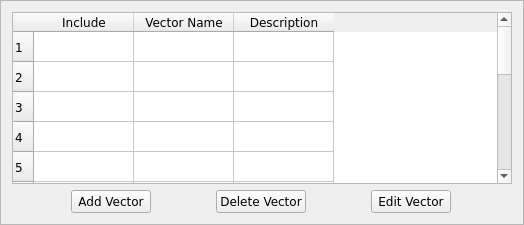
<?xml version="1.0" encoding="UTF-8"?>
<ui version="4.0">
 <class>vectorConfigFrame</class>
 <widget class="QFrame" name="vectorConfigFrame">
  <property name="geometry">
   <rect>
    <x>0</x>
    <y>0</y>
    <width>524</width>
    <height>225</height>
   </rect>
  </property>
  <property name="minimumSize">
   <size>
    <width>524</width>
    <height>150</height>
   </size>
  </property>
  <property name="font">
   <font>
    <family>Verdana</family>
   </font>
  </property>
  <property name="windowTitle">
   <string>Vector Configuration</string>
  </property>
  <property name="frameShape">
   <enum>QFrame::StyledPanel</enum>
  </property>
  <property name="frameShadow">
   <enum>QFrame::Raised</enum>
  </property>
  <layout class="QVBoxLayout" name="verticalLayout">
   <item>
    <widget class="QTableWidget" name="vectorTableWidget">
     <property name="minimumSize">
      <size>
       <width>500</width>
       <height>0</height>
      </size>
     </property>
     <property name="font">
      <font>
       <family>Verdana</family>
      </font>
     </property>
     <property name="sizeAdjustPolicy">
      <enum>QAbstractScrollArea::AdjustToContentsOnFirstShow</enum>
     </property>
     <property name="columnCount">
      <number>3</number>
     </property>
     <attribute name="verticalHeaderVisible">
      <bool>true</bool>
     </attribute>
     <attribute name="verticalHeaderCascadingSectionResizes">
      <bool>false</bool>
     </attribute>
     <attribute name="verticalHeaderDefaultSectionSize">
      <number>30</number>
     </attribute>
     <attribute name="verticalHeaderHighlightSections">
      <bool>false</bool>
     </attribute>
     <attribute name="verticalHeaderShowSortIndicator" stdset="0">
      <bool>false</bool>
     </attribute>
     <attribute name="verticalHeaderStretchLastSection">
      <bool>true</bool>
     </attribute>
     <row>
      <property name="text">
       <string>1</string>
      </property>
      <property name="font">
       <font>
        <family>Verdana</family>
        <pointsize>9</pointsize>
       </font>
      </property>
     </row>
     <row>
      <property name="text">
       <string>2</string>
      </property>
      <property name="font">
       <font>
        <family>Verdana</family>
        <pointsize>9</pointsize>
       </font>
      </property>
     </row>
     <row>
      <property name="text">
       <string>3</string>
      </property>
      <property name="font">
       <font>
        <family>Verdana</family>
       </font>
      </property>
     </row>
     <row>
      <property name="text">
       <string>4</string>
      </property>
      <property name="font">
       <font>
        <family>Verdana</family>
       </font>
      </property>
     </row>
     <row>
      <property name="text">
       <string>5</string>
      </property>
      <property name="font">
       <font>
        <family>Verdana</family>
       </font>
      </property>
     </row>
     <row>
      <property name="text">
       <string>6</string>
      </property>
      <property name="font">
       <font>
        <family>Verdana</family>
       </font>
      </property>
     </row>
     <row>
      <property name="text">
       <string>7</string>
      </property>
      <property name="font">
       <font>
        <family>Verdana</family>
       </font>
      </property>
     </row>
     <row>
      <property name="text">
       <string>8</string>
      </property>
      <property name="font">
       <font>
        <family>Verdana</family>
       </font>
      </property>
     </row>
     <row>
      <property name="text">
       <string>9</string>
      </property>
      <property name="font">
       <font>
        <family>Verdana</family>
       </font>
      </property>
     </row>
     <row>
      <property name="text">
       <string>10</string>
      </property>
      <property name="font">
       <font>
        <family>Verdana</family>
       </font>
      </property>
     </row>
     <row>
      <property name="text">
       <string>11</string>
      </property>
      <property name="font">
       <font>
        <family>Verdana</family>
       </font>
      </property>
     </row>
     <row>
      <property name="text">
       <string>12</string>
      </property>
      <property name="font">
       <font>
        <family>Verdana</family>
       </font>
      </property>
     </row>
     <row>
      <property name="text">
       <string>13</string>
      </property>
      <property name="font">
       <font>
        <family>Verdana</family>
       </font>
      </property>
     </row>
     <row>
      <property name="text">
       <string>14</string>
      </property>
      <property name="font">
       <font>
        <family>Verdana</family>
       </font>
      </property>
     </row>
     <row>
      <property name="text">
       <string>15</string>
      </property>
      <property name="font">
       <font>
        <family>Verdana</family>
       </font>
      </property>
     </row>
     <column>
      <property name="text">
       <string>Include</string>
      </property>
      <property name="font">
       <font>
        <family>Verdana</family>
       </font>
      </property>
      <property name="textAlignment">
       <set>AlignCenter</set>
      </property>
     </column>
     <column>
      <property name="text">
       <string>Vector Name</string>
      </property>
      <property name="font">
       <font>
        <family>Verdana</family>
       </font>
      </property>
      <property name="textAlignment">
       <set>AlignCenter</set>
      </property>
     </column>
     <column>
      <property name="text">
       <string>Description</string>
      </property>
      <property name="font">
       <font>
        <family>Verdana</family>
       </font>
      </property>
      <property name="textAlignment">
       <set>AlignCenter</set>
      </property>
     </column>
     <item row="0" column="0">
      <property name="text">
       <string/>
      </property>
      <property name="textAlignment">
       <set>AlignCenter</set>
      </property>
      <property name="checkState">
       <enum>Unchecked</enum>
      </property>
     </item>
     <item row="0" column="2">
      <property name="text">
       <string/>
      </property>
      <property name="textAlignment">
       <set>AlignCenter</set>
      </property>
      <property name="flags">
       <set>ItemIsSelectable|ItemIsEditable|ItemIsDragEnabled|ItemIsUserCheckable|ItemIsEnabled</set>
      </property>
     </item>
     <item row="1" column="0">
      <property name="text">
       <string/>
      </property>
      <property name="checkState">
       <enum>Unchecked</enum>
      </property>
     </item>
     <item row="2" column="0">
      <property name="text">
       <string/>
      </property>
      <property name="checkState">
       <enum>Unchecked</enum>
      </property>
     </item>
     <item row="3" column="0">
      <property name="text">
       <string/>
      </property>
      <property name="checkState">
       <enum>Unchecked</enum>
      </property>
     </item>
     <item row="4" column="0">
      <property name="text">
       <string/>
      </property>
      <property name="checkState">
       <enum>Unchecked</enum>
      </property>
     </item>
     <item row="5" column="0">
      <property name="text">
       <string/>
      </property>
      <property name="checkState">
       <enum>Unchecked</enum>
      </property>
     </item>
     <item row="6" column="0">
      <property name="text">
       <string/>
      </property>
      <property name="checkState">
       <enum>Unchecked</enum>
      </property>
     </item>
     <item row="7" column="0">
      <property name="text">
       <string/>
      </property>
      <property name="checkState">
       <enum>Unchecked</enum>
      </property>
     </item>
     <item row="8" column="0">
      <property name="text">
       <string/>
      </property>
      <property name="checkState">
       <enum>Unchecked</enum>
      </property>
     </item>
     <item row="9" column="0">
      <property name="text">
       <string/>
      </property>
      <property name="checkState">
       <enum>Unchecked</enum>
      </property>
     </item>
     <item row="10" column="0">
      <property name="text">
       <string/>
      </property>
      <property name="checkState">
       <enum>Unchecked</enum>
      </property>
     </item>
     <item row="11" column="0">
      <property name="text">
       <string/>
      </property>
      <property name="checkState">
       <enum>Unchecked</enum>
      </property>
     </item>
     <item row="12" column="0">
      <property name="text">
       <string/>
      </property>
      <property name="checkState">
       <enum>Unchecked</enum>
      </property>
     </item>
     <item row="13" column="0">
      <property name="text">
       <string/>
      </property>
      <property name="checkState">
       <enum>Unchecked</enum>
      </property>
     </item>
     <item row="14" column="0">
      <property name="text">
       <string/>
      </property>
      <property name="checkState">
       <enum>Unchecked</enum>
      </property>
     </item>
    </widget>
   </item>
   <item>
    <layout class="QHBoxLayout" name="buttonHL">
     <item>
      <widget class="QPushButton" name="addVectorButton">
       <property name="sizePolicy">
        <sizepolicy hsizetype="Fixed" vsizetype="Fixed">
         <horstretch>0</horstretch>
         <verstretch>0</verstretch>
        </sizepolicy>
       </property>
       <property name="font">
        <font>
         <family>Verdana</family>
        </font>
       </property>
       <property name="text">
        <string>Add Vector</string>
       </property>
      </widget>
     </item>
     <item>
      <widget class="QPushButton" name="deleteVectorButton">
       <property name="sizePolicy">
        <sizepolicy hsizetype="Fixed" vsizetype="Fixed">
         <horstretch>0</horstretch>
         <verstretch>0</verstretch>
        </sizepolicy>
       </property>
       <property name="font">
        <font>
         <family>Verdana</family>
        </font>
       </property>
       <property name="text">
        <string>Delete Vector</string>
       </property>
      </widget>
     </item>
     <item>
      <widget class="QPushButton" name="editVectorButton">
       <property name="sizePolicy">
        <sizepolicy hsizetype="Fixed" vsizetype="Fixed">
         <horstretch>0</horstretch>
         <verstretch>0</verstretch>
        </sizepolicy>
       </property>
       <property name="font">
        <font>
         <family>Verdana</family>
        </font>
       </property>
       <property name="text">
        <string>Edit Vector</string>
       </property>
      </widget>
     </item>
    </layout>
   </item>
  </layout>
 </widget>
 <resources/>
 <connections/>
</ui>
